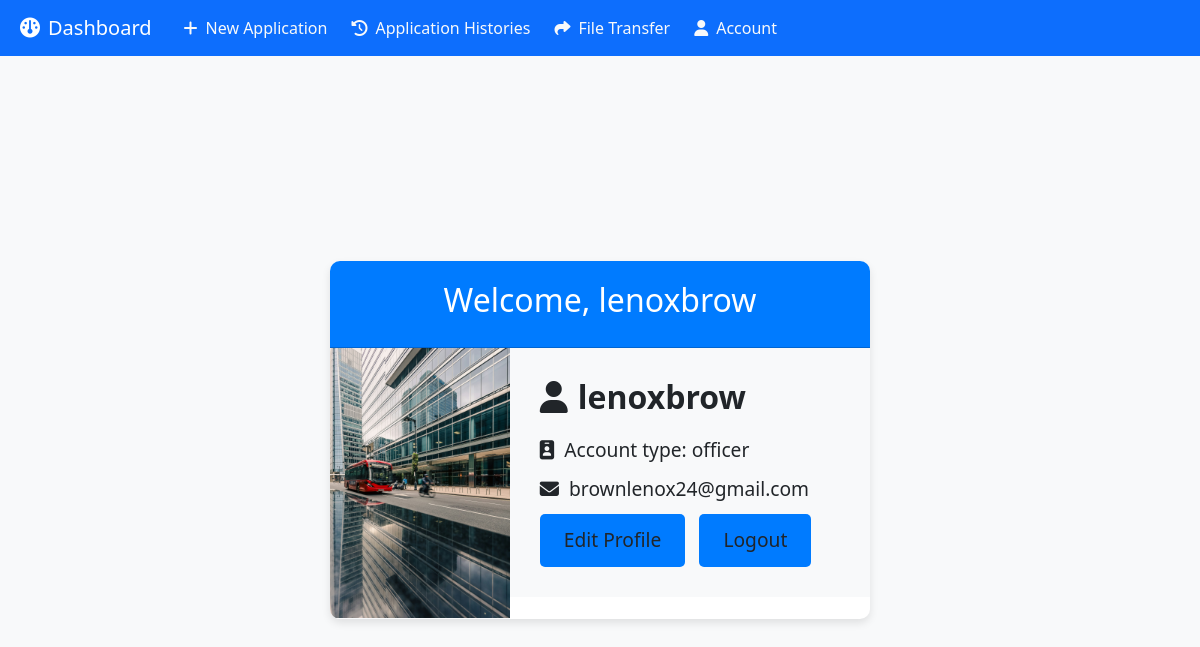
Before: /account/ (signed in) with the older database file.
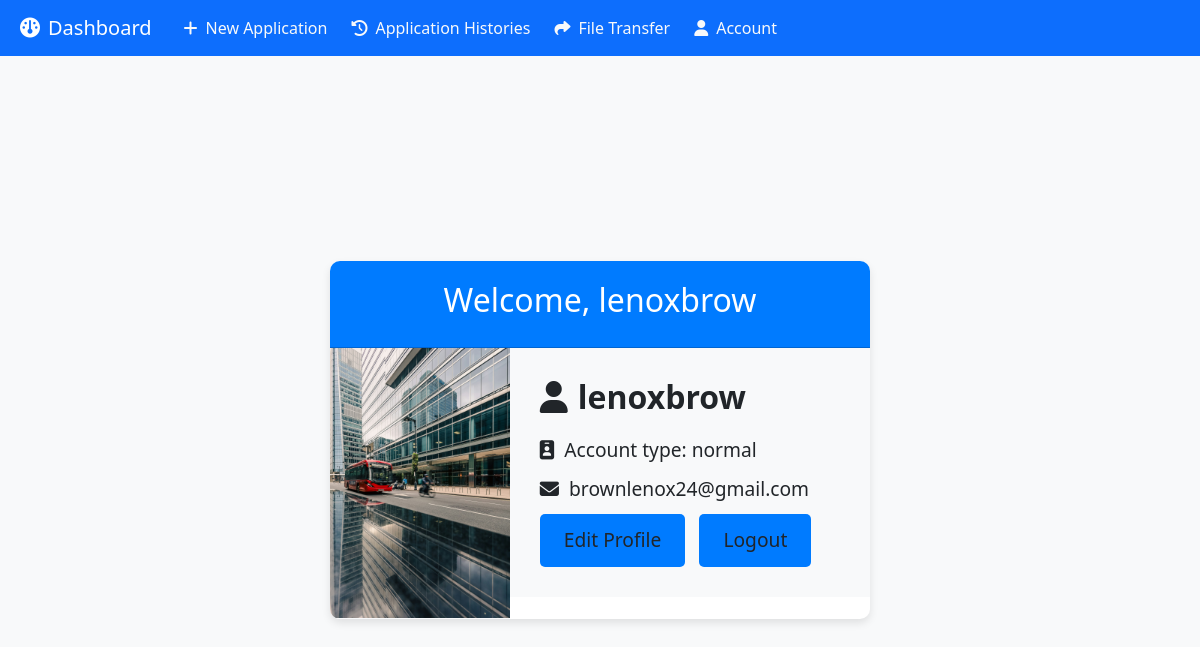
After: the same page with the newer database file.
### main/models.py (models this page shows, shortened)
class UserProfile(models.Model):
    USER_ROLES = (
        ('normal', 'Normal User'),
        ('officer', 'Handling Officer'),
        ('director', 'Director'),
    )
    user = models.OneToOneField(User, on_delete=models.CASCADE)
    profile_picture = models.ImageField(upload_to=unique_image_name, null=True, blank=True)
    role = models.CharField(max_length=10, choices=USER_ROLES, default='normal')

### main/views.py (the view)
# urls.py: path('account/', views.account, name="account"),
@login_required
def account(request):
    try:
        user_profile = UserProfile.objects.get(user=request.user)
    except UserProfile.DoesNotExist:
        return render(request, 'account.html')
    return render(request, 'account.html', {'user_profile': user_profile})

### templates/account.html (shortened to what this page needs)
{% extends 'base.html' %}
{% load static %}
{% block content %}
<div class="custom-container">
    <div class="card">
        <div class="card-header">
            <h2>Welcome, {{ user.username }}</h2>
        </div>
        <div class="row g-0">
            <div class="col-md-4">
                {% if user_profile.profile_picture %}
                    <img src="{{ user_profile.profile_picture.url }}" class="img-fluid profile-image" alt="Profile Image">
                {% else %}
                    <img src="{% static 'assets/images/person.png' %}" class="img-fluid profile-image" alt="Profile Image">
                {% endif %}
            </div>
            <div class="col-md-8">
                <div class="profile-info">
                    <h5 class="card-title"><i class="fa-solid fa-user info-icon"></i>{{ user.username }}</h5>
                    <p class="info-text"><i class="fa-solid fa-id-badge info-icon"></i>Account type: {{ user_profile.role }}</p>
                    <p class="info-text"><i class="fa-solid fa-envelope info-icon"></i>{{ user.email }}</p>
                    <a href="{% url 'edit-profile' %}" class="btn btn-custom">Edit Profile</a>
                    <a href="{% url 'logout' %}" class="btn btn-custom">Logout</a>
                </div>
            </div>
        </div>
    </div>
</div>
{% endblock content %}

### templates/base.html (shortened to what this page needs)
{% load static %}
<!DOCTYPE html>
<html lang="en">
<head>
    <link href="https://cdn.jsdelivr.net/npm/bootstrap@5.3.3/dist/css/bootstrap.min.css" rel="stylesheet">
    <link href="" rel="stylesheet">
</head>
<body class="bg-body-tertiary">
    <nav class="navbar navbar-expand-lg navbar-dark bg-primary mb-4">
        <div class="container-fluid">
            {% if user.is_authenticated %}
            <a class="navbar-brand" href="{% url 'index' %}"><i class="fa-solid fa-gauge mx-2"></i>Dashboard</a>
            {% else %}
            <span class="navbar-brand" href="#">FileTracker</span>
            {% endif %}
            <div class="collapse navbar-collapse" id="navbarSupportedContent">
                <ul class="navbar-nav">
                    {% if user.is_authenticated %}
                    <li class="nav-item">
                        <a class="nav-link text-light" href="{% url 'new_application'%}"><i class="fa-solid fa-plus mx-2"></i>New Application</a>
                    </li>
                    <li class="nav-item">
                        <a class="nav-link text-light" href="{% url 'project_list'%}"><i class="fa-solid fa-clock-rotate-left mx-2"></i>Application Histories</a>
                    </li>
                    <li class="nav-item">
                        <a class="nav-link text-light" href="#"><i class="fa-solid fa-share mx-2"></i>File Transfer</a>
                    </li>
                    <li class="nav-item">
                        <a class="nav-link text-light" href="{% url 'account'%}"><i class="fa-solid fa-user mx-2"></i>Account</a>
                    </li>
                    {% endif %}
                </ul>
            </div>
        </div>
    </nav>
    {% block content %}
    {% endblock content %}
</body>
</html>

### templates/account.html (style rules this page uses)
.custom-container { margin-top: 13vh; display: flex; justify-content: center; align-items: center; min-height: 70vh; }
.card { border: none; box-shadow: 0 4px 8px rgba(0, 0, 0, 0.1); border-radius: 10px; overflow: hidden; }
.card-header { background-color: #007bff; color: white; text-align: center; padding: 20px; }
.profile-image { width: 100%; max-height: 300px; object-fit: cover; border-bottom: 1px solid #f8f9fa; }
.profile-info { padding: 30px; background-color: #f8f9fa; }
.profile-info h5 { font-size: 2rem; font-weight: bold; margin-bottom: 20px; }
.profile-info p { font-size: 1.2rem; margin-bottom: 10px; }
.btn-custom { background-color: #007bff; border: none; padding: 12px 24px; font-size: 1.2rem; border-radius: 5px; transition: background-color 0.3s ease, transform 0.3s ease; margin-right: 10px; }
.info-icon { margin-right: 10px; }
.info-text { font-size: 1.2rem; margin-bottom: 20px; }

Changed rows visible on the page:
changed UserProfile: role "officer" → "normal"
